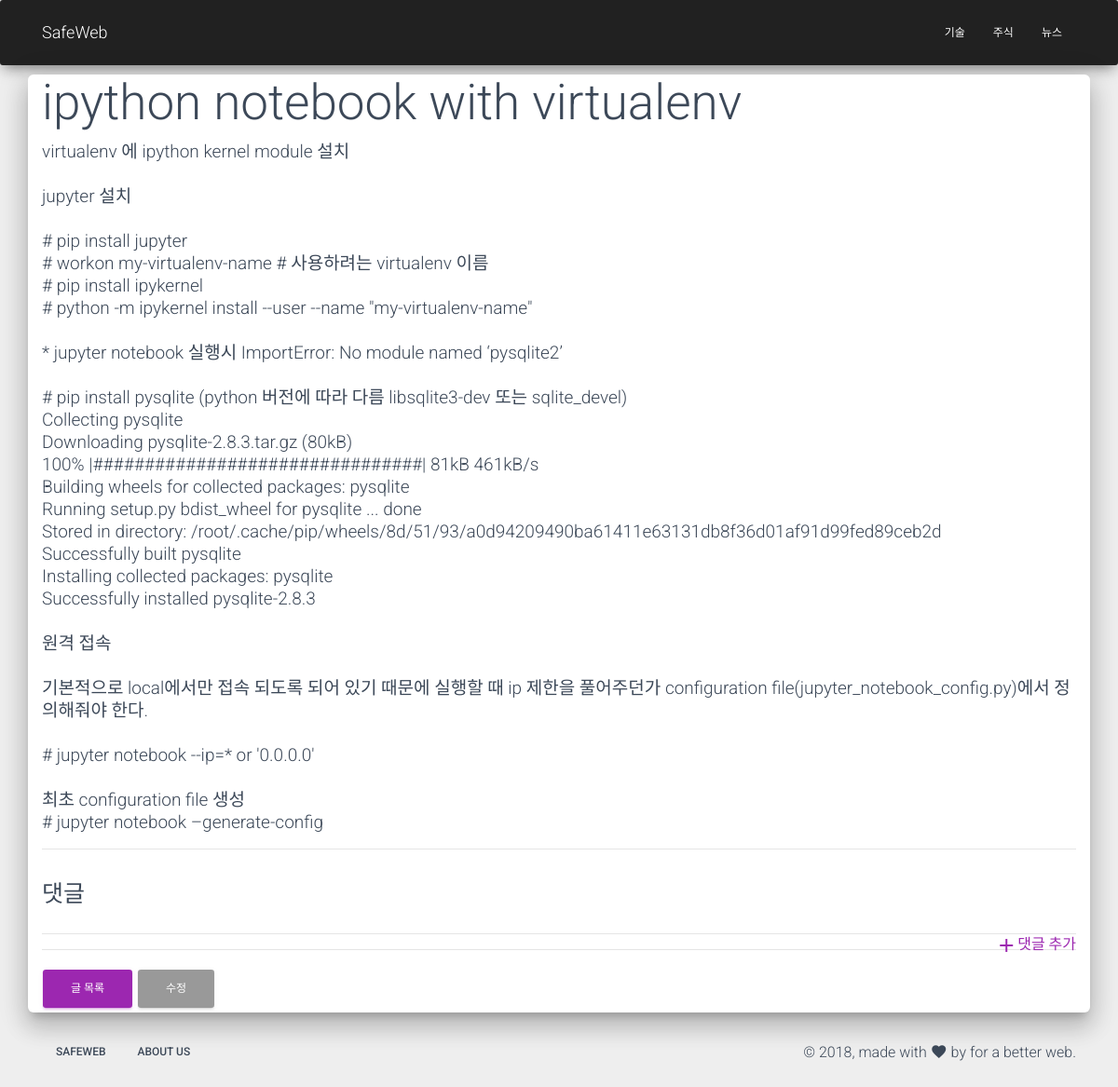
The page /blog/ipython-notebook-virtualenv/1/ on the database as committed earlier.
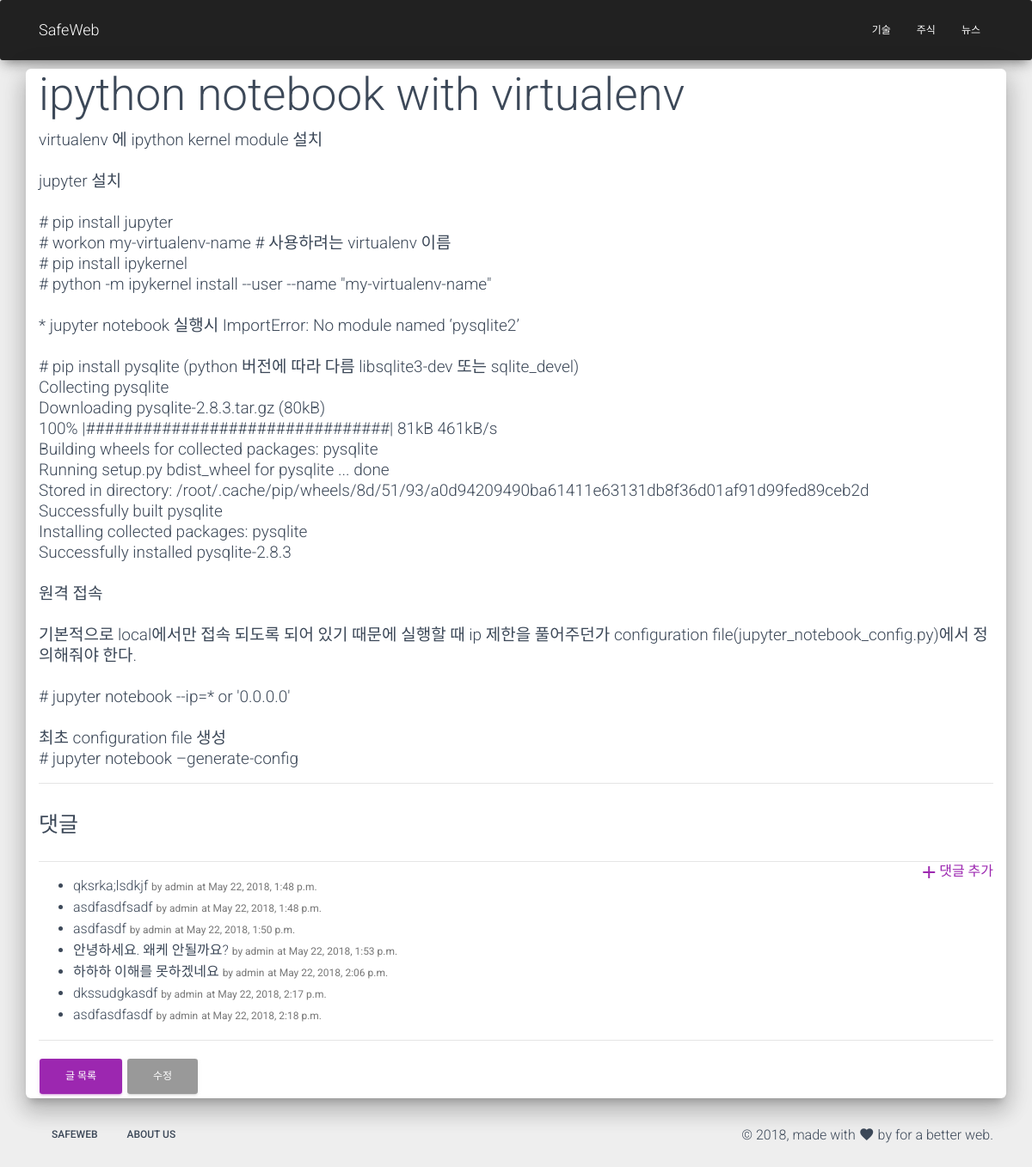
The same page on the database as committed later.
### blog/models.py (models this page shows, shortened)
class Post(models.Model):
    category = models.ForeignKey(Category, on_delete=models.SET_NULL, null=True, related_name='posts')
    author = models.ForeignKey(settings.AUTH_USER_MODEL, on_delete=models.SET_NULL, null=True)
    title = models.CharField(max_length=100)
    content = models.TextField(validators=[min_length_3_validator])
    Tags = models.ManyToManyField('Tag', blank=True)
    slug = models.SlugField(max_length=200, db_index=True, unique=True, allow_unicode=True)
    Comments = models.PositiveSmallIntegerField(default=0, null=True)
    created = models.DateTimeField(auto_now_add=True)
    updated = models.DateTimeField(auto_now=True)
    published = models.DateTimeField(blank=True, null=True)
    image = models.ImageField(default='default.png', upload_to='post/%Y/%m/%d', blank=True)
    ip = models.GenericIPAddressField(null=True)
    class Meta:
        ordering = ['-created']
        index_together = (('id', 'slug'),)

class Comment(models.Model):
    post = models.ForeignKey('post', on_delete=models.CASCADE, null=False)
    author = models.ForeignKey(settings.AUTH_USER_MODEL, on_delete=models.SET_NULL, null=True)
    message = models.TextField(max_length=2000, null=False)
    created = models.DateTimeField(auto_now_add=True)
    updated = models.DateTimeField(auto_now=True)
    is_public = models.BooleanField(default=False)
    ip = models.GenericIPAddressField(null=True)

### blog/views.py (the view, shortened to what this page needs)
# urls.py: path('<slug>/<int:id>/', views.post_detail, name='post_detail'),
def post_detail(request, slug, id):
    post = get_object_or_404(Post, slug=slug, id=id)
    return render(request, 'blog/post_detail.html', {'post': post})

### blog/templates/blog/post_detail.html (shortened to what this page needs)
{% extends 'blog/post_base.html' %}
{% load staticfiles %}
{% block post %}
<div class="col-12">
    <div class="post">
        <h1>{{ post.title }}</h1>
        <p>{{ post.content |linebreaksbr }}</p>
    </div>
    <hr>
    <div class="title">
        <h3>댓글</h3>
    </div>
    <a href="{% url 'blog:comment_create' post.slug post.id %}" class="pull-right">
        <i class="material-icons">add</i>댓글 추가
    </a>
    <hr />
    <ul>
        {% for comment in post.comment_set.all %}
        <li>
            {{ comment.message }}
            <small>by {{ comment.author }}</small>
            <small>at {{ comment.created }}</small>
        </li>
    {% endfor %}
    </ul>
    <hr>
    <a href="{% url "blog:post_list" %}" class='btn btn-primary'>글 목록</a>
    <a href="{% url "blog:post_edit"  post.slug post.id %}" class='btn btn-default'>수정</a>
</div>
{% endblock post%}

### blog/templates/blog/post_base.html
{% extends 'SEO.html' %}
{% load staticfiles %}
{% block content%}
{% block post %}
{% endblock post %}
{% endblock content %}

### templates/SEO.html (shortened to what this page needs)
{% extends 'base.html' %}

### templates/base.html (shortened to what this page needs)
{% load staticfiles %}
<!DOCTYPE html>
<html>
    <link rel="stylesheet" href="https://maxcdn.bootstrapcdn.com/font-awesome/latest/css/font-awesome.min.css" />
    <link type="text/css" rel="stylesheet" href="{% static 'css/material-kit.css' %}"/>
<body class="index-page sidebar-collapse">
<nav class="navbar navbar-inverse navbar-expand-lg bg-dark" role="navigation-demo"  color-on-scroll="100" id="sectionsNav">
  <div class="container">
    <div class="navbar-translate">
      <a class="navbar-brand" href="{% url 'root' %}">SafeWeb</a>
    </div>
    <div class="collapse navbar-collapse">
      <ul class="navbar-nav ml-auto">
        <li class="nav-item">
          <a href="#pablo" class="nav-link">기술</a>
        </li>
        <li class="nav-item">
          <a href="#pablo" class="nav-link">주식</a>
        </li>
        <li class="nav-item">
          <a href="#pablo" class="nav-link">뉴스</a>
        </li>
      </ul>
    </div>
  </div>
</nav>
<div class="page-content">
  <div class="main main-raised" style="margin: -10px 30px 0px;">
  {% block content %}
  {% endblock content %}
  </div>
  <footer class="footer footer-default"  data-background-color="black">
    <div class="container">
        <nav class="float-left">
          <ul>
              <li>
                  <a href="{% url 'root' %}">
                      SafeWeb
                  </a>
              </li>
              <li>
                  <a href="{% url 'root' %}">
                      About Us
                  </a>
              </li>
          </ul>
        </nav>
        <div class="copyright float-right">
            &copy;
            , made with <i class="material-icons">favorite</i> by
            for a better web.
        </div>
    </div>
</footer>
</div>
</body>
</html>

### blog/templates/blog/post_detail.html (style rules this page uses)
p { font-size: 19px; }

Rows that differ between the two databases and show on the page:
added Comment: message "qksrka;lsdkjf", author "admin", created "May 22, 2018, 1:48 p.m."
added Comment: message "asdfasdfsadf", author "admin", created "May 22, 2018, 1:48 p.m."
added Comment: message "asdfasdf", author "admin", created "May 22, 2018, 1:50 p.m."
added Comment: message "안녕하세요. 왜케 안될까요?", author "admin", created "May 22, 2018, 1:53 p.m."
added Comment: message "하하하 이해를 못하겠네요", author "admin", created "May 22, 2018, 2:06 p.m."
added Comment: message "dkssudgkasdf", author "admin", created "May 22, 2018, 2:17 p.m."
added Comment: message "asdfasdfasdf", author "admin", created "May 22, 2018, 2:18 p.m."
